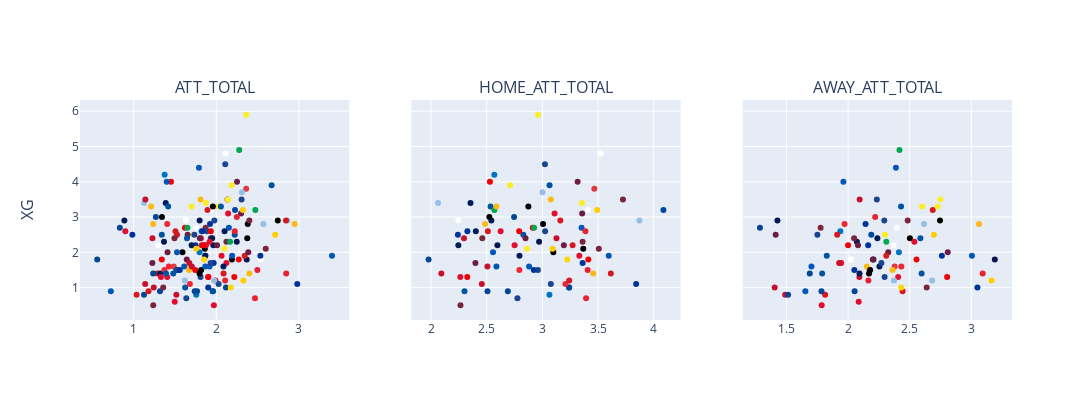

Source (notebook cell):
### Code cell
with sqlite3.connect('../data/fpl.db') as con:
    processed_data = pd.read_sql_query('select * from "02_PROCESSED_DATA"', con)
team_df = processed_data[processed_data["TEAM"]=="Manchester City"]
team_df.loc[team_df.index,"OPPONENT_COLOR"] = team_df["OPPONENT"].map(lambda x: colors[x][0])
plot_elos(team_df, ["ATT_TOTAL", "HOME_ATT_TOTAL", "AWAY_ATT_TOTAL"], "XG", "OPPONENT_COLOR", ["OPPONENT", "SEASON", "ROUND"])

### Figure 1 — Plotly figure (JSON) as saved in the notebook; plotly's stock layout.template omitted (floating-point values rounded to 4 significant figures; data arrays with more than 128 entries replaced by an {"elided": "..."} marker saying what was removed)
{"data": [{"marker": {"color": {"elided": "190 str values"}}, "mode": "markers", "showlegend": false, "text": {"elided": "190 str values"}, "type": "scatter", "x": {"elided": "190 float values"}, "xaxis": "x", "y": {"elided": "190 float values"}, "yaxis": "y"}, {"marker": {"color": {"elided": "190 str values"}}, "mode": "markers", "showlegend": false, "text": {"elided": "190 str values"}, "type": "scatter", "x": {"elided": "190 float values"}, "xaxis": "x2", "y": {"elided": "190 float values"}, "yaxis": "y2"}, {"marker": {"color": {"elided": "190 str values"}}, "mode": "markers", "showlegend": false, "text": {"elided": "190 str values"}, "type": "scatter", "x": {"elided": "190 float values"}, "xaxis": "x3", "y": {"elided": "190 float values"}, "yaxis": "y3"}], "layout": {"annotations": [{"font": {"size": 16}, "showarrow": false, "text": "ATT_TOTAL", "x": 0.1444, "xanchor": "center", "xref": "paper", "y": 1, "yanchor": "bottom", "yref": "paper"}, {"font": {"size": 16}, "showarrow": false, "text": "HOME_ATT_TOTAL", "x": 0.5, "xanchor": "center", "xref": "paper", "y": 1, "yanchor": "bottom", "yref": "paper"}, {"font": {"size": 16}, "showarrow": false, "text": "AWAY_ATT_TOTAL", "x": 0.8556, "xanchor": "center", "xref": "paper", "y": 1, "yanchor": "bottom", "yref": "paper"}, {"font": {"size": 16}, "showarrow": false, "text": "XG", "textangle": -90, "x": 0, "xanchor": "right", "xref": "paper", "xshift": -40, "y": 0.5, "yanchor": "middle", "yref": "paper"}], "height": 400, "width": 1200, "xaxis": {"anchor": "y", "domain": [0, 0.2889]}, "xaxis2": {"anchor": "y2", "domain": [0.3556, 0.6444]}, "xaxis3": {"anchor": "y3", "domain": [0.7111, 1]}, "yaxis": {"anchor": "x", "domain": [0, 1]}, "yaxis2": {"anchor": "x2", "domain": [0, 1], "matches": "y", "showticklabels": false}, "yaxis3": {"anchor": "x3", "domain": [0, 1], "matches": "y", "showticklabels": false}}}
